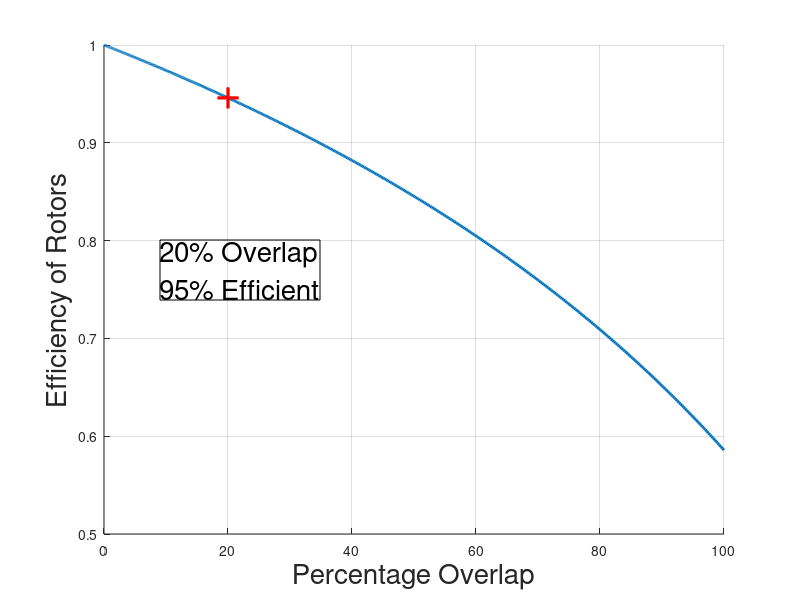

MATLAB code to generate this figure:

rotor_radius = 254
seperation_distance = 0:508;

for i = 1:length(seperation_distance)
    overlap(i) = (2/pi()) * ( acos(seperation_distance(i) / (2*rotor_radius)) - (seperation_distance(i)/(2*rotor_radius))*sqrt(1 - (seperation_distance(i)/(2*rotor_radius))^2));
    efficieny(i) = 1 - (((2/(2-overlap(i)))^(0.5)) - 1);
end


figure;

hold on;
plot(overlap*100, efficieny, 'LineWidth', 2);
plot(20, 0.9459, 'r+', 'LineWidth', 2, 'MarkerSize', 15)
plot(20, 0.9459, 'r+', 'LineWidth', 2, 'MarkerSize', 15)
dim = [.2 .5 .3 .3];
str = ['20% Overlap' newline '95% Efficient'];
annotation('textbox',dim,'String',str,'FitBoxToText','on', 'FontSize', 20);
xlabel('Percentage Overlap', 'FontSize', 20)
ylabel('Efficiency of Rotors', 'FontSize', 20)
grid on;
hold off;